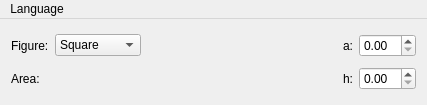
<?xml version="1.0" encoding="UTF-8"?>
<ui version="4.0">
 <class>MainWindow</class>
 <widget class="QMainWindow" name="MainWindow">
  <property name="geometry">
   <rect>
    <x>0</x>
    <y>0</y>
    <width>427</width>
    <height>105</height>
   </rect>
  </property>
  <property name="windowTitle">
   <string>Simple Area Calculator</string>
  </property>
  <property name="locale">
   <locale language="English" country="UnitedStates"/>
  </property>
  <widget class="QWidget" name="centralWidget">
   <property name="locale">
    <locale language="English" country="UnitedStates"/>
   </property>
   <layout class="QHBoxLayout" name="horizontalLayout_5">
    <item>
     <layout class="QVBoxLayout" name="verticalLayout_2">
      <item>
       <layout class="QHBoxLayout" name="horizontalLayout_4">
        <item>
         <widget class="QLabel" name="label_4">
          <property name="locale">
           <locale language="English" country="UnitedStates"/>
          </property>
          <property name="text">
           <string>Figure:</string>
          </property>
          <property name="alignment">
           <set>Qt::AlignLeading|Qt::AlignLeft|Qt::AlignVCenter</set>
          </property>
         </widget>
        </item>
        <item>
         <widget class="QComboBox" name="comboBox">
          <item>
           <property name="text">
            <string>Square</string>
           </property>
          </item>
          <item>
           <property name="text">
            <string>Circle</string>
           </property>
          </item>
          <item>
           <property name="text">
            <string>Triangle</string>
           </property>
          </item>
          <item>
           <property name="text">
            <string>Rectangle</string>
           </property>
          </item>
         </widget>
        </item>
        <item>
         <spacer name="horizontalSpacer">
          <property name="orientation">
           <enum>Qt::Horizontal</enum>
          </property>
          <property name="sizeHint" stdset="0">
           <size>
            <width>40</width>
            <height>20</height>
           </size>
          </property>
         </spacer>
        </item>
        <item>
         <widget class="QLabel" name="label">
          <property name="text">
           <string>a:</string>
          </property>
         </widget>
        </item>
        <item>
         <widget class="QDoubleSpinBox" name="doubleSpinBox"/>
        </item>
       </layout>
      </item>
      <item>
       <layout class="QHBoxLayout" name="horizontalLayout_6">
        <item>
         <widget class="QLabel" name="label_5">
          <property name="locale">
           <locale language="English" country="UnitedStates"/>
          </property>
          <property name="text">
           <string>Area:</string>
          </property>
          <property name="alignment">
           <set>Qt::AlignLeading|Qt::AlignLeft|Qt::AlignVCenter</set>
          </property>
         </widget>
        </item>
        <item>
         <widget class="QLabel" name="label_6">
          <property name="text">
           <string/>
          </property>
         </widget>
        </item>
        <item>
         <spacer name="horizontalSpacer_2">
          <property name="orientation">
           <enum>Qt::Horizontal</enum>
          </property>
          <property name="sizeHint" stdset="0">
           <size>
            <width>40</width>
            <height>20</height>
           </size>
          </property>
         </spacer>
        </item>
        <item>
         <widget class="QLabel" name="label_3">
          <property name="text">
           <string>h:</string>
          </property>
         </widget>
        </item>
        <item>
         <widget class="QDoubleSpinBox" name="doubleSpinBox_3"/>
        </item>
       </layout>
      </item>
     </layout>
    </item>
   </layout>
  </widget>
  <widget class="QMenuBar" name="menuBar">
   <property name="geometry">
    <rect>
     <x>0</x>
     <y>0</y>
     <width>427</width>
     <height>26</height>
    </rect>
   </property>
   <widget class="QMenu" name="menuLanguage">
    <property name="title">
     <string>Language</string>
    </property>
    <addaction name="actionEnglish"/>
    <addaction name="actionPolish"/>
   </widget>
   <addaction name="menuLanguage"/>
  </widget>
  <action name="actionEnglish">
   <property name="text">
    <string>English</string>
   </property>
  </action>
  <action name="actionPolish">
   <property name="text">
    <string>Polish</string>
   </property>
  </action>
 </widget>
 <layoutdefault spacing="6" margin="11"/>
 <resources/>
 <connections/>
</ui>
